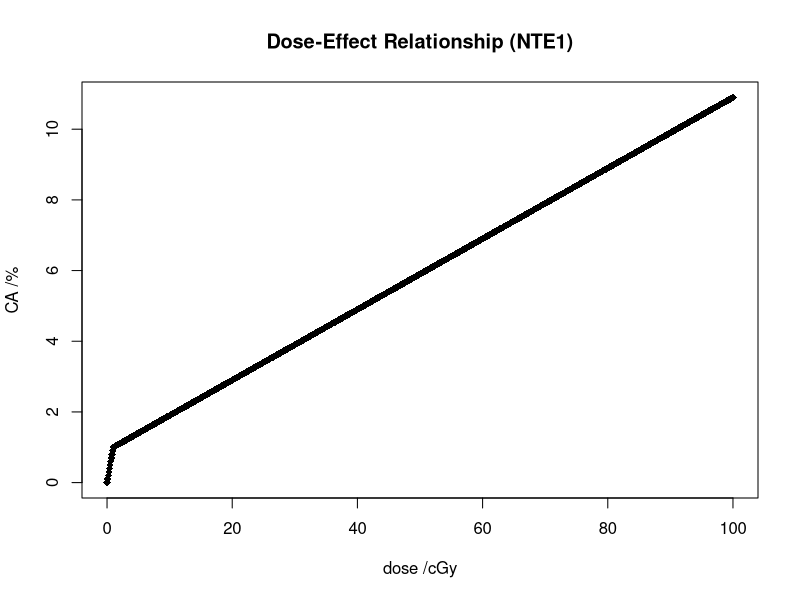
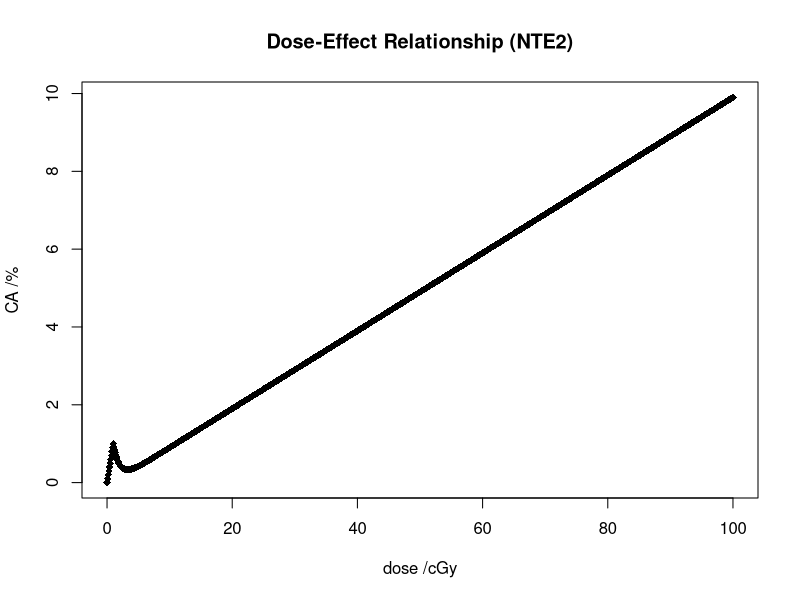
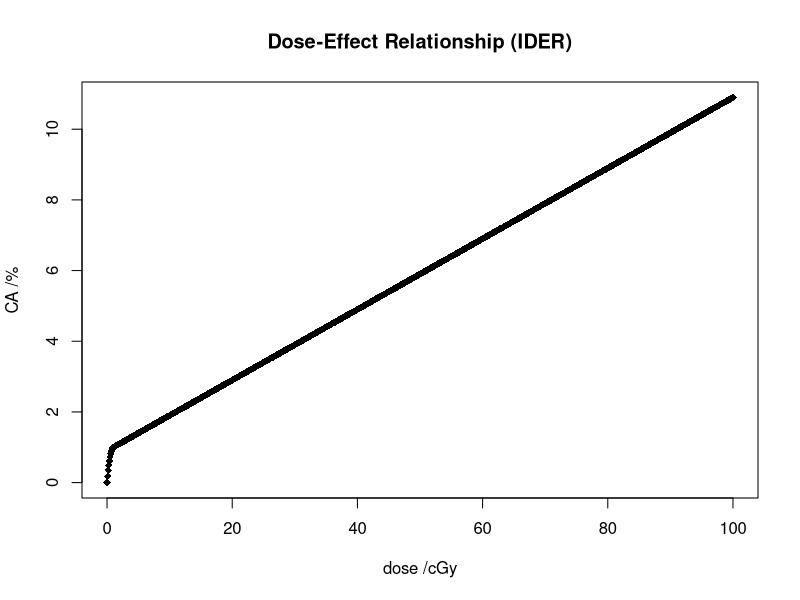
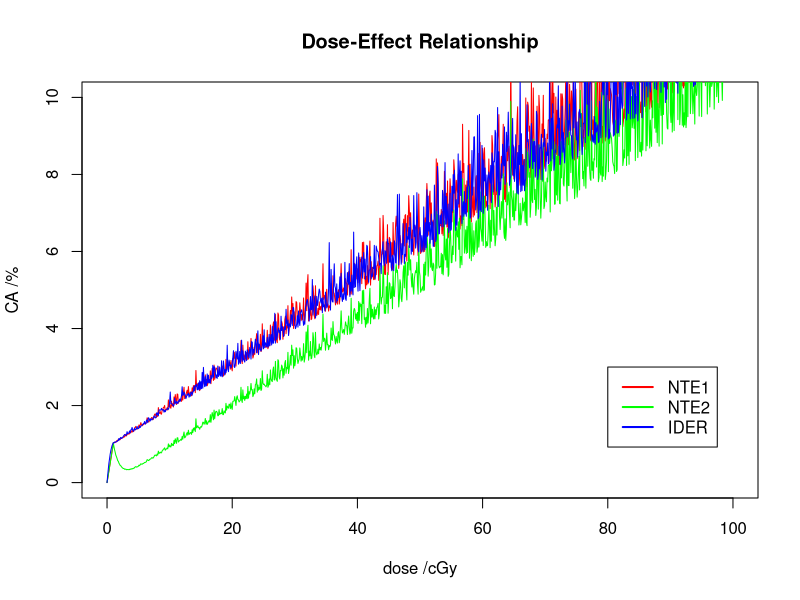

Generate these figures, in order, with R:
## ---- chunk 1
library(minpack.lm)

# Take cGy as the unit of dose; % as the unit of CA effect. 
# Assume the slope near origin to be ten times the slope afterwards. 
# Set m1 = 1; m2 = 0.1; d0 = 1; alpha = 1; E_star=m1*d0=1. 
# m1>>m2, d0 should be multiple of 0.1. 
m1 = 1
m2 = 0.1
E = 1
xmax = 100
Y0 = 0.0001
dose = seq(0, 100, 0.1)
CA1 = seq(0, E, m1/10)
CA2 = seq(E + m2/10, (m1-m2)*E/m1 + 100*m2, m2/10)
f_NTE1 = function(d, m1, m2, E){E + m2*(d - E/m1)}
CA_NTE1 = c(CA1, CA2) + Y0
plot(dose, CA_NTE1, main = "Dose-Effect Relationship (NTE1)", xlab = "dose /cGy", ylab = "CA /%", pch = 18, xlim = c(0, xmax))
## ---- chunk 2
# Now introduce NTE2. (Weighted average of NTE1 and an exponential curve)
f = function(d){E*exp((E/m1-d))}
# Get the NTE2 function for calibration (d > d0)
f_NTE2 = function(d, m1, m2, E){E*exp((E/m1-d))+m2*(d-E/m1)}
dose_mod = seq(m1 + m2, 100, 0.1)
CA3 = f(dose_mod)
CA_NTE2 = c(CA1, CA3+CA2-E) + Y0
plot(dose, CA_NTE2, main = "Dose-Effect Relationship (NTE2)", xlab = "dose /cGy", ylab = "CA /%", pch = 18, xlim = c(0, xmax))
## ---- chunk 3
# Now introduce IDER. (concave & smooth curve around origin)
# Simulate with quadratic curve whose slope is m2 at d0. 
a = (m2*E/m1 - E)*(m1^2)/(E^2)
b = -m2 + 2*m1
f_IDER = function(d){a*d^2 + b*d}
dose2_mod = seq(0, E/m1, 0.1)
CA4 = f_IDER(dose2_mod)
CA5 = seq(f_IDER(E/m1) + m2/10, f_IDER(E/m1) + (100-E/m1)*m2, m2/10)
CA_IDER = c(CA4, CA5) + Y0
plot(dose, CA_IDER, main = "Dose-Effect Relationship (IDER)", xlab = "dose /cGy", ylab = "CA /%", pch = 18, xlim = c(0, xmax))
## ---- chunk 4
# Put in Weibull noise and see the new data frames
noise_fac = 1/50
noise_NTE = abs(rnorm(1001, sd = dose^(1/2)))
noise_IDER = abs(rnorm(1001, sd = dose^(1/2)))
CA_NTE1_w = CA_NTE1 * (1 + noise_fac * noise_NTE)
CA_NTE2_w = CA_NTE2 * (1 + noise_fac * noise_NTE)
CA_IDER_w = CA_IDER * (1 + noise_fac * noise_IDER)
plot(dose, rep(0, 1001), main = "Dose-Effect Relationship", xlab = "dose /cGy", ylab = "CA /%", col = "#FFFFFF", xlim = c(0, xmax), ylim = c(0, xmax*m2))
lines(dose, CA_NTE1_w, col = "red")
lines(dose, CA_NTE2_w, col = "green")
lines(dose, CA_IDER_w, col = "blue")
# Get artificial data from NTE2 (plus some noise)
art_data = CA_NTE2 * (1 + exp(-dose))
df = data.frame(dose, art_data)
df$CA_NTE1 = CA_NTE1
df$CA_NTE2 = CA_NTE2
df$CA_IDER = CA_IDER
legend(80, 3, c('NTE1', 'NTE2', 'IDER'), lty = c(1,1), lwd = c(2, 2), col = c('red', 'green', 'blue'))
## ---- chunk 5
# Construct modified data frame to consider circumstances only when d > d0
mod_df <- df[-seq(1, 10*E/m1 + 1, 1), ]
# nls method to get the parameters needed (m1, m2, E, alpha; Y0 fixed) for NTE2 model
NTE2_model = nlsLM(art_data ~ Y0 + f_NTE2(dose, m1, m2, E), data = mod_df, start = list(m1 = 1, m2 = 0.1, E = 1), weights = noise_NTE[(10*E/m1 + 2):1001])
coef(NTE2_model)
vcov(NTE2_model)
summary(NTE2_model, cor = TRUE)
# Now try to fit NTE1 model with the artificial data
NTE1_model = nlsLM(art_data ~ Y0 + f_NTE1(dose, m1, m2, E), data = mod_df, start = list(m1 = 1, m2 = 0.1, E = 1), weights = noise_NTE[(10*E/m1 + 2):1001])
coef(NTE1_model)
vcov(NTE1_model)
summary(NTE1_model, cor = TRUE)
## ---- chunk 6
# L_square gives the squared residuals
L_square = function(f, m1, m2, E) {
  s = vector(length = 0)
  for (i in 1:length(mod_df[, 1])) {
    s = c(s, mod_df$art_data[i] - f(d = mod_df$dose[i], m1 = m1, m2 = m2, E = E))
  }
  return(s^2)
}
# Take m1, m2, E values from nls. 
L_NTE2 = L_square(f_NTE2, m1 = coef(NTE2_model)[1], m2 = coef(NTE2_model)[2], E = coef(NTE2_model)[3])
L_NTE1 = L_square(f_NTE1, m1 = coef(NTE1_model)[1], m2 = coef(NTE1_model)[2], E = coef(NTE1_model)[3])
# Derive residual squared sum
RSS_NTE1 = sum(noise_NTE[(10*E/m1 + 2):1001]*L_NTE1)
RSS_NTE2 = sum(noise_NTE[(10*E/m1 + 2):1001]*L_NTE2)
RSS_NTE1
RSS_NTE2
## ---- chunk 7
# AIC and BIC calculation for Least Square Regression
AIC_f = function(RSS, k = 3, n = length(mod_df[, 1])) {
  n + n*log(2*pi) + n*log(RSS/n) + 2*(k+1)
}
BIC_f = function(RSS, k = 3, n = length(mod_df[, 1])) {
  n + n*log(2*pi) + n*log(RSS/n) + log(n)*(k+1)
}
NTE1_AIC = AIC_f(RSS = RSS_NTE1)
NTE2_AIC = AIC_f(RSS = RSS_NTE2)
NTE1_BIC = BIC_f(RSS = RSS_NTE1)
NTE2_BIC = BIC_f(RSS = RSS_NTE2)
ic_df = data.frame(AIC = c(NTE1_AIC, NTE2_AIC), BIC = c(NTE1_BIC, NTE2_BIC), row.names = c("NTE1 model", "NTE2 model"))
ic_df
## ---- chunk 8
# Effect of Y0 on IC
# When Y0 = 0.1, NTE1 in (0,100), NTE2 in (-100,-50)
# When Y0 = 0.01, NTE1 in (-2400,-2000), NTE2 in (-4700,-4600)
# When Y0 = 0.001, NTE1 in (-2600,-1800), NTE2 in (-8000,-7400)
# When Y0 = 0.0001, NTE1 in (-2600,-1800), NTE2 in (-8000,-7400)
